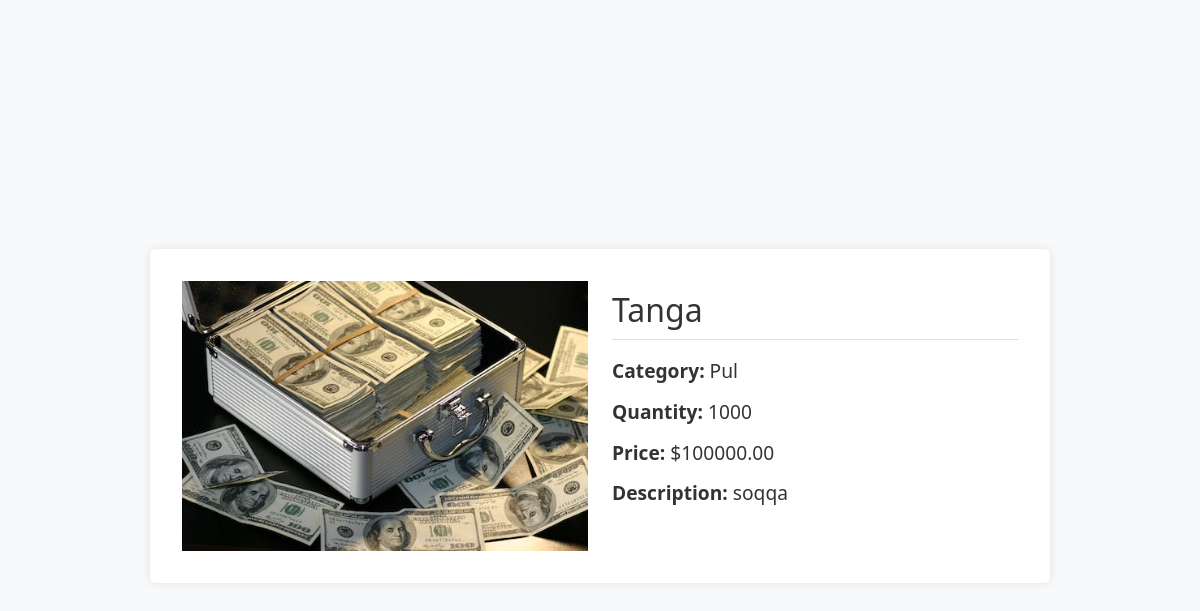
The page /main/back-office/product/detail/2/ on the database as committed earlier.
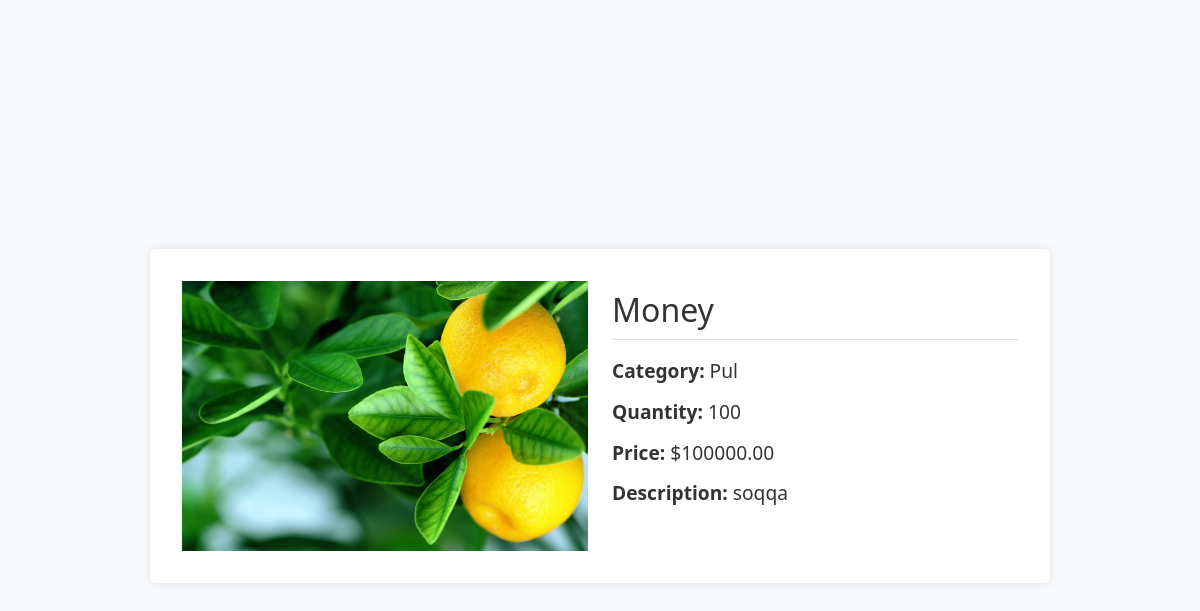
The same page on the database as committed later.
### Goods/models.py (models this page shows, shortened)
class ProductImg(models.Model):
    product = models.ForeignKey(Product, on_delete=models.CASCADE, related_name='images')
    img = models.ImageField(upload_to='product-img')

class Product(models.Model):
    name = models.CharField(max_length=255)
    quantity = models.PositiveIntegerField(default=1)
    price = models.DecimalField(max_digits=8, decimal_places=2)
    category = models.ForeignKey(Category, on_delete=models.CASCADE, related_name='products')
    description = models.TextField()
    def __str__(self):
        return self.name

class Category(models.Model):
    name = models.CharField(max_length=255)
    title = models.TextField()
    img = models.ImageField(upload_to='category_img')

### Goods/back-office/product/views.py (the view)
# urls.py: path('detail/<int:id>/', views.detailProduct, name='detailProduct'),
def detailProduct(request, id):
    queryset = models.Product.objects.get(id=id)
    print('queryset',queryset )
    print('id', id)
    querysetImg = models.ProductImg.objects.filter(product_id = id)
    context = {}
    context['queryset'] = queryset
    context['querysetImg'] = querysetImg
    context['images'] = models.ProductImg.objects.filter(product=queryset)
    return render(request, 'back-office/product/detail.html',context)

### templates/back-office/product/detail.html (shortened to what this page needs)
<!DOCTYPE html>
{% load static %}
<html lang="en">
<head>
    <link href="https://cdn.jsdelivr.net/npm/bootstrap@5.3.3/dist/css/bootstrap.min.css" rel="stylesheet">
    <link rel="stylesheet" href="{% static 'assets/css/product-detail.css' %}">
</head>
<body>
    <div class="container">
        <div class="row">
            <div class="col-md-6">
                <div class="image-wrapper">
                    {% for image in querysetImg %}
                    <img src="{{ image.img.url }}" alt="Product Image">
                    {% endfor %}
                </div>
            </div>
            <div class="col-md-6">
                <div class="details">
                    <h2>{{ queryset.name }}</h2>
                    <p><strong>Category:</strong> {{ queryset.category.name }}</p>
                    <p><strong>Quantity:</strong> {{ queryset.quantity }}</p>
                    <p><strong>Price:</strong> ${{ queryset.price }}</p>
                    <p><strong>Description:</strong> {{ queryset.description }}</p>
                </div>
            </div>
        </div>
    </div>
</body>
</html>

Rows that differ between the two databases and show on the page:
changed ProductImg: img: a different picture
changed Product "soqqa": name "Tanga" → "Money"; quantity "1000" → "100"
